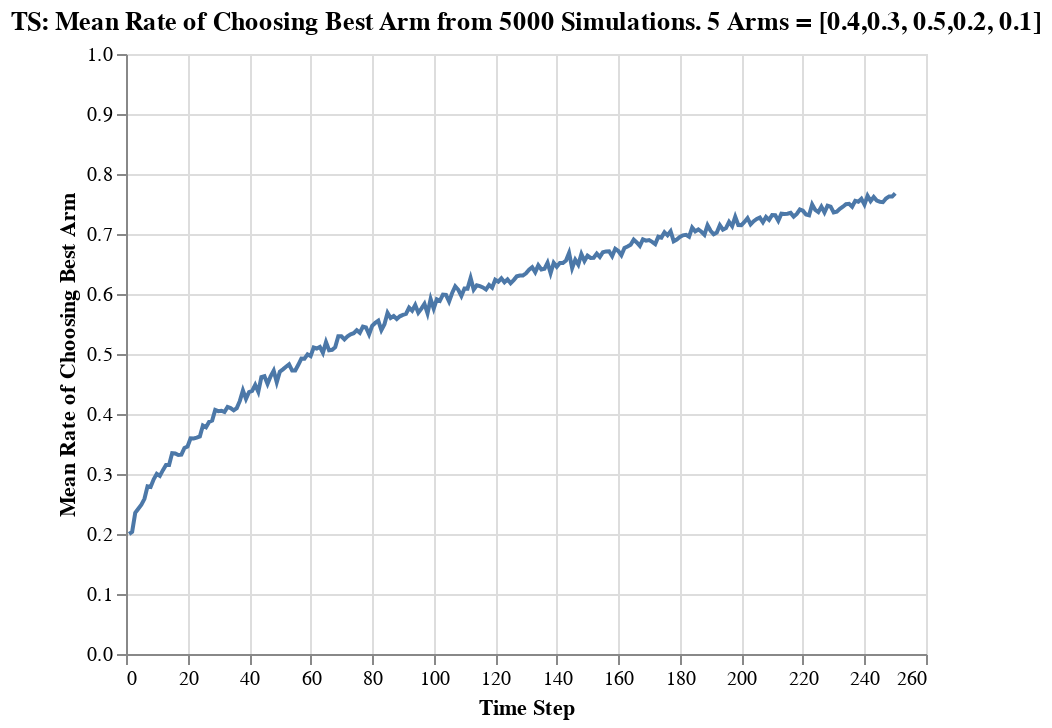

The code cell stored with this chart in its notebook:
### Code cell
alt.Chart(df_chose_correctly).mark_line().encode(
    alt.X("step:Q", title = "Time Step"),
    alt.Y("chose_correct:Q", title = "Mean Rate of Choosing Best Arm", scale = alt.Scale(domain = [0, 1])),
).properties(
    title = "TS: Mean Rate of Choosing Best Arm from 5000 Simulations. 5 Arms = [0.4,0.3, 0.5,0.2, 0.1]",
)

### Figure 1 — Vega-Lite specification as saved in the notebook (floating-point values rounded to 4 significant figures; data arrays with more than 128 entries replaced by an {"elided": "..."} marker saying what was removed)
{"config": {"view": {"continuousWidth": 400, "continuousHeight": 300}}, "data": {"name": "data-1511f94cd3203ac5335ebb7b3e7fb440"}, "mark": "line", "encoding": {"x": {"type": "quantitative", "field": "step", "title": "Time Step"}, "y": {"type": "quantitative", "field": "chose_correct", "scale": {"domain": [0, 1]}, "title": "Mean Rate of Choosing Best Arm"}}, "title": "TS: Mean Rate of Choosing Best Arm from 5000 Simulations. 5 Arms = [0.4,0.3, 0.5,0.2, 0.1]", "$schema": "https://vega.github.io/schema/vega-lite/v4.8.1.json", "datasets": {"data-1511f94cd3203ac5335ebb7b3e7fb440": {"elided": "250 records"}}}
